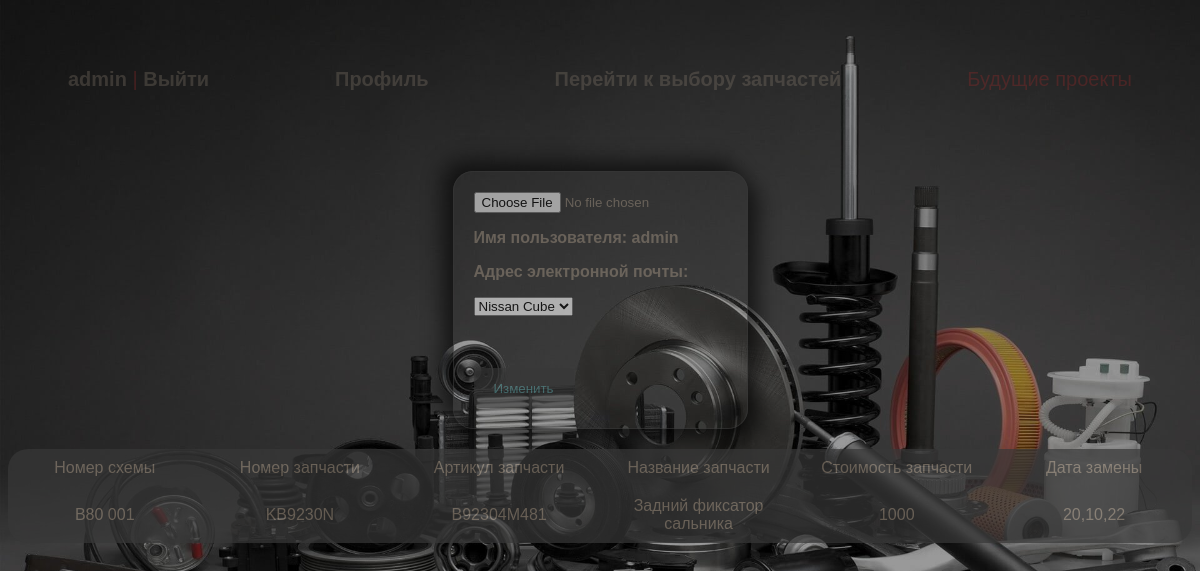
Before: /users/profile/ (signed in) with the older database file.
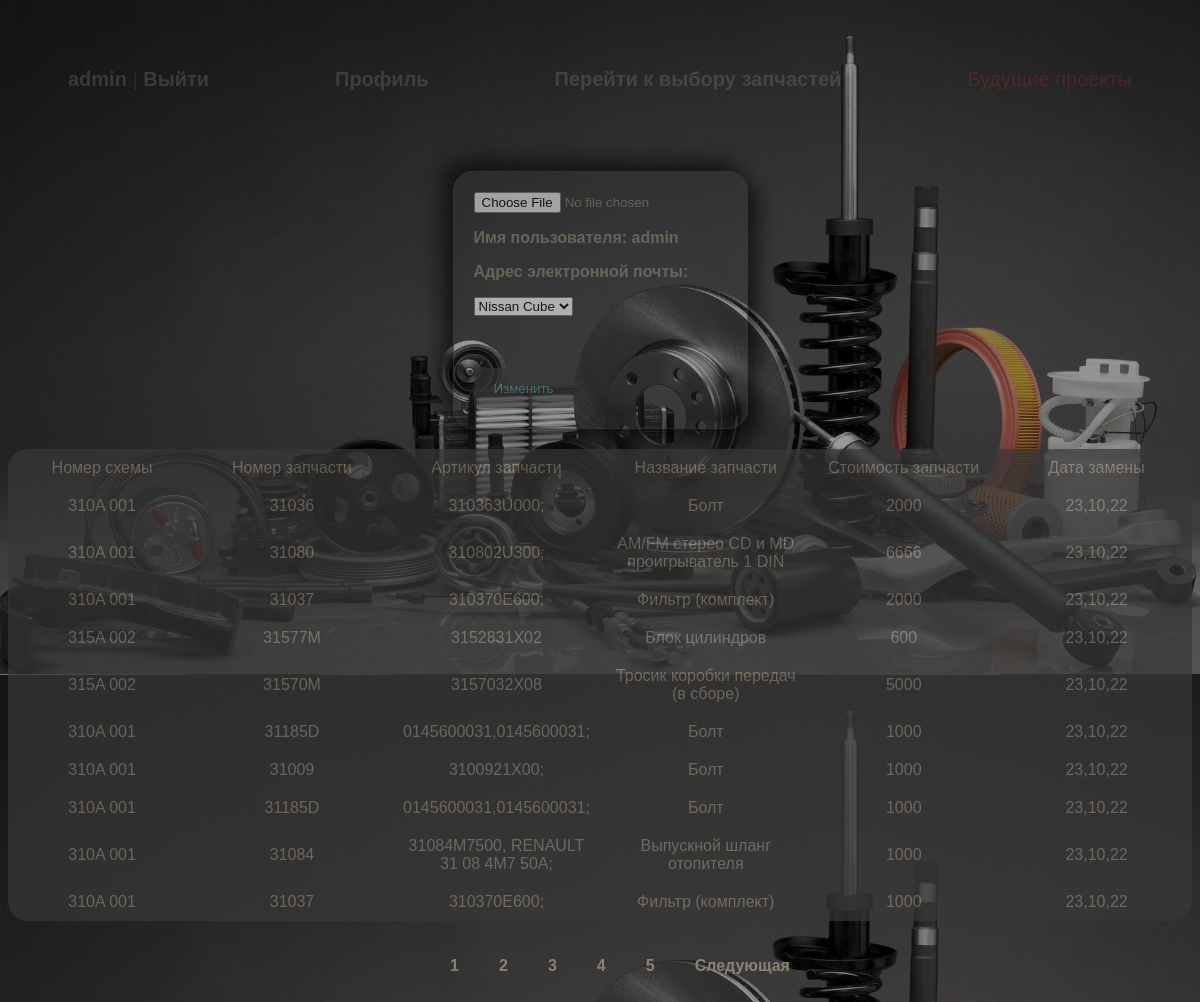
After: the same page with the newer database file.
### users/models.py (models this page shows)
class User(AbstractUser):
    image = models.ImageField(upload_to='users_images', blank=True)
    car_name = models.CharField(max_length=100, blank=True)

### autoparts/models.py (models this page shows, shortened)
class Journal(models.Model):
    num_scheme = models.ForeignKey(SchemePart, verbose_name='Номер схемы', on_delete=models.CASCADE)
    num_parts = models.CharField(max_length=100, verbose_name='Номер запчасти на схеме')
    articul = models.CharField(max_length=200, verbose_name='Артикул запчасти')
    name = models.CharField(max_length=200, verbose_name='Название запчасти')
    price = models.IntegerField(verbose_name='Стоимость')
    date = models.DateTimeField(auto_now_add=True, verbose_name='Дата создания')
    users = models.ForeignKey(User, on_delete=models.CASCADE)
    class Meta:
        verbose_name = 'Деталь'
        verbose_name_plural = 'Детали'
        ordering = ['-date']

class SchemePart(models.Model):
    num_scheme = models.CharField(max_length=255, verbose_name='Номер схемы')
    name = models.CharField(max_length=255, verbose_name='Название схемы')
    category = models.ForeignKey(CategoryParts, verbose_name='Категория запчастей', on_delete=models.CASCADE)
    image = models.ImageField(upload_to='media/scheme', verbose_name='Изображение схемы', blank=True)
    car = models.ForeignKey(Car, verbose_name='Автомобиль', on_delete=models.CASCADE)
    def __str__(self):
        return self.num_scheme
    class Meta:
        verbose_name = 'Схема запчастей'
        verbose_name_plural = 'Схемы запчастей'

### users/views.py (the view)
# urls.py: path('profile/', views.profile, name = 'profile'),
@login_required(login_url='/users/login')
def profile(request):
    car = Car.objects.all()
    user = request.user
    if request.method == 'GET':
        print(request.GET)
    if request.method == "POST":
        user.car_name = request.POST['length']
        form = UserProfileForm(data=request.POST, files=request.FILES, instance=user)
        if form.is_valid():
            form.save()
            return redirect('profile')
    else:
        form = UserProfileForm(instance=user)
    context = {
        'form': form,
        'car': car,
    }
    journal = Journal.objects.filter(users_id=user.id)
    sp=0
    for i in journal:
        sp+=i.price
    paginator = Paginator(journal, 10)
    page_number = request.GET.get('page')
    page_obj = paginator.get_page(page_number)
    context.update({'journal': page_obj, 'summ':sp})
    user.save()
    return render(request, 'users/profile.html', context)

### users/forms.py
class UserProfileForm(UserChangeForm):
    username = forms.CharField(widget=forms.TextInput(attrs={'readonly':'True'}))
    email = forms.CharField(widget=forms.EmailInput(attrs={'readonly': 'True'}))
    image = forms.ImageField(widget=forms.FileInput(), required=False)
    class Meta:
        model = User
        fields = ('username', 'email', 'first_name', 'last_name', 'image')
    def __init__(self, *args, **kwargs):
        super(UserProfileForm, self).__init__(*args, **kwargs)
        for field in self.fields.values():
            field.widget.attrs['class'] = 'form-control py-4'
        self.fields['image'].widget.attrs['class'] = 'custom-file-input'

### users/templates/users/profile.html (shortened to what this page needs)
{% extends 'autoparts/base.html' %}
{% load static %}
{% block content %}
<div class="cards ">
    <div class="card height">
        {% if user.car_name %}
        <image width="100px" heigth="100px" src="{{user.image.url}}"></image>
        <p>{{user.first_name}} {{user.last_name}}</p>
        <p>Имя пользователя: {{user.username}}</p>
        <p>Адрес электронной почты: {{user.email}}</p>
        <p>Автомобиль: {{user.car_name}}</p>
        <p>Общие затраты: {{summ}}</p>
        {% else %}
        <form action="{% url 'profile' %}" method="post" enctype="multipart/form-data">
            {% if user.image %}
            <image width="100px" heigth="100px" src="{{user.image.url}}"></image>
            {% else %}
            <input type="file" name="image">
            {% endif %}
            <p>Имя пользователя: {{user.username}}</p>
            <p>Адрес электронной почты: {{user.email}}</p>
            {% if user.car_name %}
            <p>Автомобиль:
            <p name="length">{{user.car_name}}</p></p>
            <a href="{% url 'category'%}">Перейти к выбору запчастей</a>
            {% else %}
            <p><select name="length">
                {% for c in car %}
                <option>{{ c.name_car }}</option>
                {% endfor %}
            </select></p>
            {% endif %}
            <br>
            <br>
            <input class='stat' type="submit" value="Изменить">
        </form>
        {%endif%}
    </div>
    {% include 'users/journal.html'%}
</div>
{% endblock %}

### autoparts/templates/autoparts/base.html (shortened to what this page needs)
{% load static %}
<!DOCTYPE html>
<html lang="en">
<head>
    <link rel="stylesheet" href="{% static 'css/style.css' %}">
</head>
<body>
    <div ><div class="menu">
        {% if request.user.is_authenticated %}
        <div class="bottom_menu"><a href="{% url 'index' %}">{{user.username}}</a> | <a href="{% url 'logout' %}">Выйти</a></div>
        <div class="bottom_menu"><a href="{% url 'profile' %}">Профиль</a></div>
        <div class="bottom_menu"><a href="{% url 'category'%}">Перейти к выбору запчастей</a></div>
        <div class="bottom_menu">Будущие проекты</div>
            {%else%}
            <li class="last"><a href="{% url 'register' %}">Регистрация </a> | <a href="{% url 'login' %}">Войти </a>
            </li>
            {% endif %}
        </div>
    </div>
        {% block content %}
        {% endblock %}
</body>
</html>

### users/templates/users/journal.html (shortened to what this page needs)
<div>
        {% if journal %}
        <table class="box">
            <tr>
                <td>Номер схемы</td>
                <td>Номер запчасти</td>
                <td>Артикул запчасти</td>
                <td>Название запчасти</td>
                <td>Стоимость запчасти</td>
                <td>Дата замены</td>
            </tr>
            {% for i in journal %}
            <tr>
                <td>{{i.num_scheme}}</td>
                <td>{{i.num_parts}}</td>
                <td>{{i.articul}}</td>
                <td>{{i.name}}</td>
                <td>{{i.price}}</td>
                <td>{{i.date|date:"d,m,y"}}</td>
            </tr>
            {% endfor %}
        </table>
        {% endif %}
        <div>
            {% if journal %}
            {% if journal.has_other_pages %}
            <nav aria-label="Page navigation example">
                <ul class="">
                    {% for page in journal.paginator.page_range %}
                    <li class="">
                        <a class="" href="?page={{page}}">{{page}}</a></li>
                    {% endfor %}
                    {% if journal.has_next %}
                    <li class="">
                        <a class="" href="?page={{journal.next_page_number}}">Следующая</a>
                    </li>
                    {% endif %}
                </ul>
            </nav>
            {% endif %}
            {% endif %}
        </div>
    </div>

### autoparts/static/css/style.css (style rules this page uses)
.menu { display: flex; color: brown; justify-content: space-between; padding: 30px; text-align: center; font-size: 20px; }
.bottom_menu { margin: 10px; padding: 20px; border-radius:10px; opacity: .3; font-family: "Lucida Sans Unicode", "Lucida Grande", Sans-Serif; }
.card { flex-direction: column; justify-content: left; align-items: left; text-align: left; color: #8D8173; border: 1px solid #383838; border-radius: 20px; margin: 20px; padding: 20px; display: block; opacity: 0.6; box-shadow: 10px 10px 21px black, -10px -10px 21px black; }
.cards { display: flex; flex-direction: row; flex-wrap: wrap; justify-content: space-around; }
a, p { font-family: "Lucida Sans Unicode", "Lucida Grande", Sans-Serif; font-weight: bold; color: #8D8173; text-decoration: none; justify-content: space-between; }
.stat { height: 40px; width: 100px; border-radius: 5px; background-color: #383838; color: cadetblue; border: none }
.box { color: rgb(245, 14, 14); display: flex; }
ul { display: flex; justify-content: center; }
li { margin: 10px; padding: 10px; list-style-type: none; }
td { width: 200px; }
table { font-family: "Lucida Sans Unicode", "Lucida Grande", Sans-Serif; text-align: center; border-collapse: collapse; border-spacing: 5px; background:#383838; opacity: 0.7; border-radius: 20px; }
td { padding: 10px; color: #8D8173; }
.height { height: min-content; }

Changed rows visible on the page:
no longer on this page (row unchanged): Journal: num_scheme "B80 001", num_parts "KB9230N", articul "B92304M481", name "Задний фиксатор сальника", price "1000", date "20,10,22"
added Journal: num_scheme "310A 001", num_parts "31036", articul "310363U000;", name "Болт", price "2000", date "23,10,22"
added Journal: num_scheme "310A 001", num_parts "31080", articul "310802U300;", name "AM/FM стерео CD и MD проигрыватель 1 DIN", price "6666", date "23,10,22"
added Journal: num_scheme "310A 001", num_parts "31037", articul "310370E600;", name "Фильтр (комплект)", price "2000", date "23,10,22"
added Journal: num_scheme "315A 002", num_parts "31577M", articul "3152831X02", name "Блок цилиндров", price "600", date "23,10,22"
added Journal: num_scheme "315A 002", num_parts "31570M", articul "3157032X08", name "Тросик коробки передач (в сборе)", price "5000", date "23,10,22"
added Journal: num_scheme "310A 001", num_parts "31185D", articul "0145600031,0145600031;", name "Болт", price "1000", date "23,10,22"
added Journal: num_scheme "310A 001", num_parts "31009", articul "3100921X00;", name "Болт", price "1000", date "23,10,22"
added Journal: num_scheme "310A 001", num_parts "31185D", articul "0145600031,0145600031;", name "Болт", price "1000", date "23,10,22"
added Journal: num_scheme "310A 001", num_parts "31084", articul "31084M7500, RENAULT 31 08 4M7 50A;", name "Выпускной шланг отопителя", price "1000", date "23,10,22"
added Journal: num_scheme "310A 001", num_parts "31037", articul "310370E600;", name "Фильтр (комплект)", price "1000", date "23,10,22"
Other visible differences:
new list line: "1"
new list line: "2"
new list line: "3"
new list line: "4"
new list line: "5"
text now shown: "Следующая"
